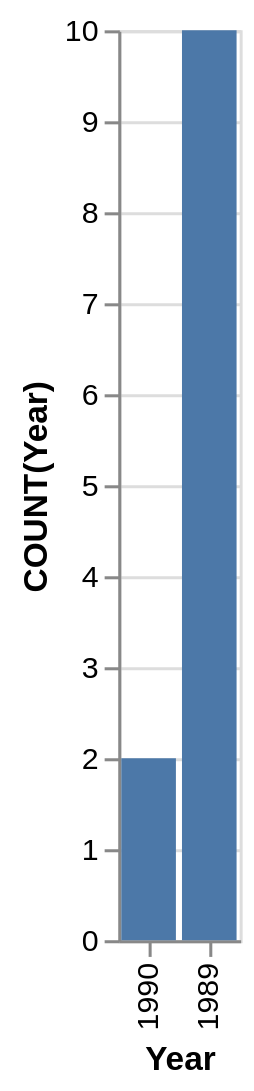

Write a Vega-Lite specification for this figure.
### Vega-Lite specification from a JSON file in a GitHub repository (floating-point values rounded to 4 significant figures)
{"data": {"values": [{"x_data": "1989", "y_data": 10}, {"x_data": "1990", "y_data": 2}]}, "mark": "bar", "encoding": {"x": {"field": "x_data", "type": "nominal", "title": "Year", "sort": "descending"}, "y": {"field": "y_data", "type": "quantitative", "title": "COUNT(Year)"}}}
